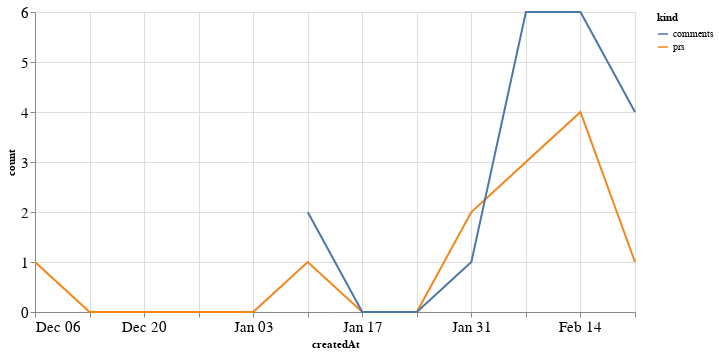

Source (notebook cell):
### Code cell
alt.Chart(total_time, width=600).mark_line().encode(
    x='createdAt',
    y='count',
    color='kind'
)

### Figure 1 — Vega-Lite specification as saved in the notebook (floating-point values rounded to 4 significant figures)
{"config": {"axisLeft": {"labelFontSize": 15}, "axisBottom": {"labelFontSize": 15}}, "data": {"name": "data-239ecaa2cdd42ba0734527e3a364d759"}, "mark": "line", "encoding": {"color": {"type": "nominal", "field": "kind"}, "x": {"type": "temporal", "field": "createdAt"}, "y": {"type": "quantitative", "field": "count"}}, "width": 600, "$schema": "https://vega.github.io/schema/vega-lite/v4.8.1.json", "datasets": {"data-239ecaa2cdd42ba0734527e3a364d759": [{"createdAt": "2020-12-06T00:00:00", "kind": "prs", "count": 1.0}, {"createdAt": "2020-12-13T00:00:00", "kind": "prs", "count": 0.0}, {"createdAt": "2020-12-20T00:00:00", "kind": "prs", "count": 0.0}, {"createdAt": "2020-12-27T00:00:00", "kind": "prs", "count": 0.0}, {"createdAt": "2021-01-03T00:00:00", "kind": "prs", "count": 0.0}, {"createdAt": "2021-01-10T00:00:00", "kind": "prs", "count": 1.0}, {"createdAt": "2021-01-17T00:00:00", "kind": "prs", "count": 0.0}, {"createdAt": "2021-01-24T00:00:00", "kind": "prs", "count": 0.0}, {"createdAt": "2021-01-31T00:00:00", "kind": "prs", "count": 2.0}, {"createdAt": "2021-02-07T00:00:00", "kind": "prs", "count": 3.0}, {"createdAt": "2021-02-14T00:00:00", "kind": "prs", "count": 4.0}, {"createdAt": "2021-02-21T00:00:00", "kind": "prs", "count": 1.0}, {"createdAt": "2020-12-06T00:00:00", "kind": "comments", "count": null}, {"createdAt": "2020-12-13T00:00:00", "kind": "comments", "count": null}, {"createdAt": "2020-12-20T00:00:00", "kind": "comments", "count": null}, {"createdAt": "2020-12-27T00:00:00", "kind": "comments", "count": null}, {"createdAt": "2021-01-03T00:00:00", "kind": "comments", "count": null}, {"createdAt": "2021-01-10T00:00:00", "kind": "comments", "count": 2.0}, {"createdAt": "2021-01-17T00:00:00", "kind": "comments", "count": 0.0}, {"createdAt": "2021-01-24T00:00:00", "kind": "comments", "count": 0.0}, {"createdAt": "2021-01-31T00:00:00", "kind": "comments", "count": 1.0}, {"createdAt": "2021-02-07T00:00:00", "kind": "comments", "count": 6.0}, {"createdAt": "2021-02-14T00:00:00", "kind": "comments", "count": 6.0}, {"createdAt": "2021-02-21T00:00:00", "kind": "comments", "count": 4.0}]}}
